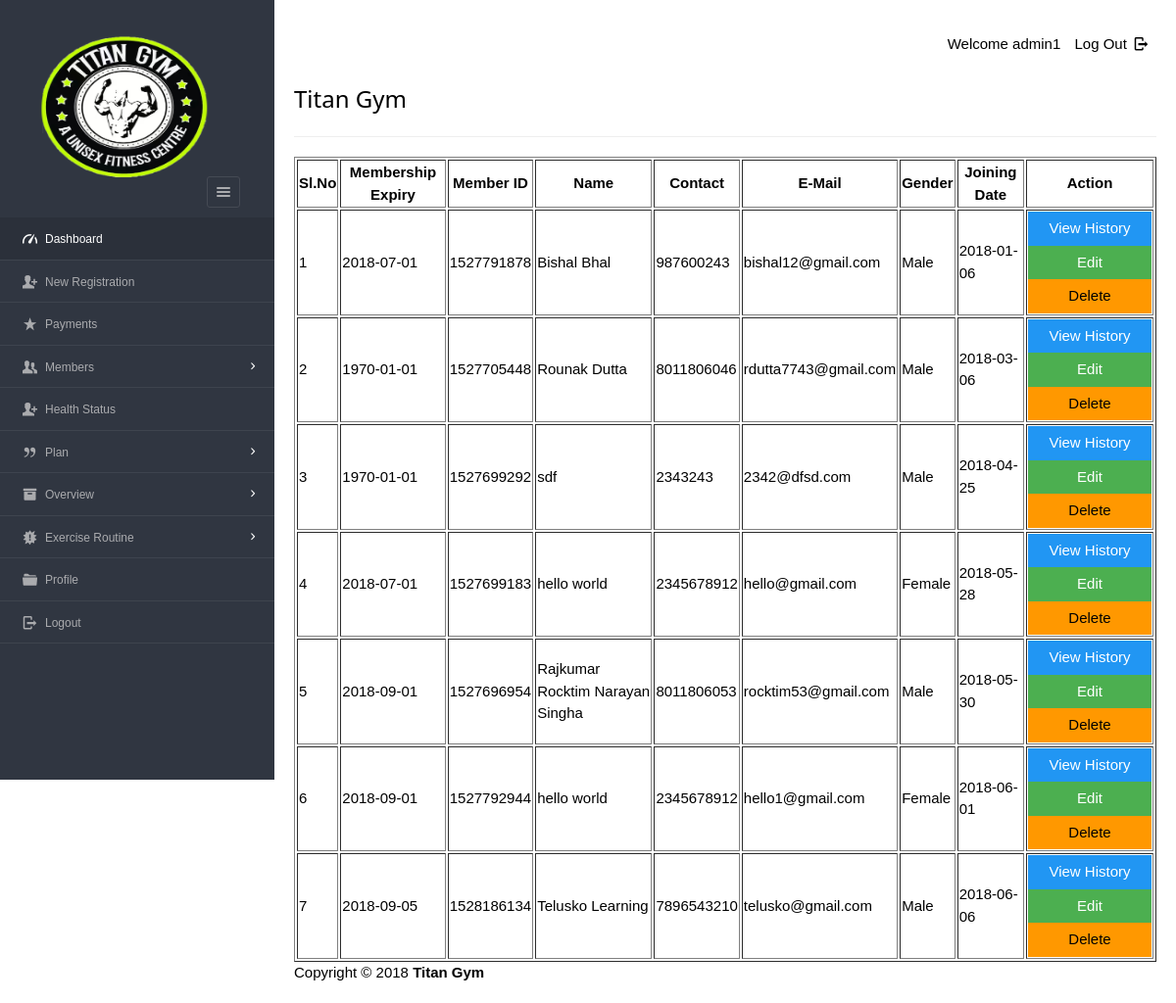
The app's page /Files/dashboard/admin/view_mem.php (signed in) with its own data.
### tables this page shows
CREATE TABLE `enrolls_to`  (
  `et_id` int(5) NOT NULL AUTO_INCREMENT,
  `pid` varchar(8) NOT NULL,
  `uid` varchar(20) NOT NULL,
  `paid_date` varchar(15) NULL DEFAULT NULL,
  `expire` varchar(15) NULL DEFAULT NULL,
  `renewal` varchar(15) NULL DEFAULT NULL,
  PRIMARY KEY (`et_id`) USING BTREE,
  INDEX `user_ID`(`uid`) USING BTREE,
  INDEX `plan_ID_idx`(`pid`) USING BTREE,
  CONSTRAINT `plan_ID` FOREIGN KEY (`pid`) REFERENCES `plan` (`pid`) ON DELETE NO ACTION ON UPDATE NO ACTION,
  CONSTRAINT `user_ID` FOREIGN KEY (`uid`) REFERENCES `users` (`userid`) ON DELETE CASCADE ON UPDATE NO ACTION
);

CREATE TABLE `users`  (
  `userid` varchar(20) NOT NULL,
  `username` varchar(40) NOT NULL,
  `gender` varchar(8) NOT NULL,
  `mobile` varchar(20) NOT NULL,
  `email` varchar(20) NOT NULL,
  `dob` varchar(10) NOT NULL,
  `joining_date` varchar(10) NOT NULL,
  PRIMARY KEY (`userid`) USING BTREE,
  UNIQUE INDEX `email`(`email`) USING BTREE,
  INDEX `userid`(`userid`) USING BTREE
);

### Files/dashboard/admin/view_mem.php (the view, shortened to what this page needs)
<?php
require '../../include/db_conn.php';
?>
<!DOCTYPE html>
<html lang="en">
<head>
    <link rel="stylesheet" href="../../css/style.css"  id="style-resource-5">
    <link rel="stylesheet" href="../../css/dashMain.css">
    <link rel="stylesheet" type="text/css" href="../../css/entypo.css">
	<link href="a1style.css" rel="stylesheet" type="text/css">
</head>
    <body class="page-body  page-fade" onload="collapseSidebar()">
    	<div class="page-container sidebar-collapsed" id="navbarcollapse">
		<div class="sidebar-menu">
			<header class="logo-env">
			<div class="logo">
				<a href="main.php">
					<img src="../../images/logo.png" alt="" width="192" height="80" />
				</a>
			</div>
					<div class="sidebar-collapse" onclick="collapseSidebar()">
				<a href="#" class="sidebar-collapse-icon with-animation">
					<i class="entypo-menu"></i>
				</a>
			</div>
			</header>
    		<?php include('nav.php'); ?>
    	</div>
    		<div class="main-content">
				<div class="row">
					<div class="col-md-6 col-sm-8 clearfix">
					</div>
					<div class="col-md-6 col-sm-4 clearfix hidden-xs">
						<ul class="list-inline links-list pull-right">
							<li>Welcome <?php echo $_SESSION['full_name']; ?>
							</li>
							<li>
								<a href="logout.php">
									Log Out <i class="entypo-logout right"></i>
								</a>
							</li>
						</ul>
					</div>
				</div>
		<h3>Titan Gym</h3>
		<hr />
		<table class="table table-bordered datatable" id="table-1" border=1>
			<thead>
				<tr><h2>
					<th>Sl.No</th>
					<th>Membership Expiry</th>
					<th>Member ID</th>
					<th>Name</th>
					<th>Contact</th>
					<th>E-Mail</th>
					<th>Gender</th>
					<th>Joining Date</th>
					<th>Action</th></h2>
				</tr>
			</thead>
				<tbody>
						<?php
							$query  = "select * from users ORDER BY joining_date";
							$result = mysqli_query($con, $query);
							$sno    = 1;
							if (mysqli_affected_rows($con) != 0) {
							    while ($row = mysqli_fetch_array($result, MYSQLI_ASSOC)) {
							        $uid   = $row['userid'];
							        $query1  = "select * from enrolls_to WHERE uid='$uid' AND renewal='yes'";
							        $result1 = mysqli_query($con, $query1);
							        if (mysqli_affected_rows($con) == 1) {
							            while ($row1 = mysqli_fetch_array($result1, MYSQLI_ASSOC)) {
							                echo "<tr><td>".$sno."</td>";
							                echo "<td>" . $row1['expire'] . "</td>";
							                echo "<td>" . $row['userid'] . "</td>";
							                echo "<td>" . $row['username'] . "</td>";
							                echo "<td>" . $row['mobile'] . "</td>";
							                echo "<td>" . $row['email'] . "</td>";
							                echo "<td>" . $row['gender'] . "</td>";
							                echo "<td>" . $row['joining_date'] ."</td>";
							                $sno++;
							                echo "<td><form action='read_member.php' method='post'><input type='hidden' name='name' value='" . $uid . "'/><input type='submit' class='a1-btn a1-blue' id='button1' value='View History ' class='btn btn-info'/></form><form action='edit_member.php' method='post'><input type='hidden'  name='name' value='" . $uid . "'/><input type='submit' class='a1-btn a1-green' id='button1' value='Edit' class='btn btn-warning'/></form><form action='del_member.php' method='post' onsubmit='return ConfirmDelete()'><input type='hidden' name='name' value='" . $uid . "'/><input type='submit' value='Delete' width='20px' id='button1' class='a1-btn a1-orange'/></form></td></tr>";
							            }
							        }
							    }
							}
						?>
					</tbody>
				</table>
			<?php include('footer.php'); ?>
    	</div>
    </body>
</html>

### Files/css/style.css (style rules this page uses)
html { font-size: 62.5%; font-family: sans-serif; }
div { display: block; }
body { font-family: "Noto Sans", sans-serif, "Helvetica Neue", Helvetica, Arial, sans-serif; font-size: 12px; line-height: 1.428571429; display: block; margin: 0; }
*, *:before, *:after { box-sizing: border-box; }
a { text-decoration: none; background: transparent; }
img { vertical-align: middle; }
img { border: 0; }
.logo img { width: 220px; height: 200px; }
input, button, select, textarea { font-family: inherit; font-size: inherit; line-height: inherit; }
button, input { line-height: normal; }
button, input, select, textarea { font-family: inherit; font-size: 100%; margin: 0; }
input { background-color: white; cursor: text; padding: 1px; border-width: 2px; border-style: inset; border-color: initial; border-image: initial; }
input, textarea, select, button { text-rendering: auto; color: initial; letter-spacing: normal; word-spacing: normal; text-transform: none; text-indent: 0px; text-shadow: none; display: inline-block; text-align: start; margin: 0em; font: 400 13.3333px Arial; }
button, html input[type="button"], input[type="reset"], input[type="submit"] { cursor: pointer; }
a { color: #373e4a; text-decoration: none; }
a { background: transparent; }
a { color: #373e4a; }
.page-container { position: relative; padding-left: 280px; }
.page-container .sidebar-menu { position: absolute; width: 280px; top: 0; left: 0; bottom: 0; background: #303641; color: #aaabae; z-index: 1; min-height: 796px; box-sizing: border-box; }
.page-container .sidebar-menu .logo-env { width: 100%; padding: 35px; padding-bottom: 10px; box-sizing: border-box; }
.page-container .sidebar-menu .logo-env:before, .page-container .sidebar-menu .logo-env:after { content: " "; display: table; }
.page-container .sidebar-menu .logo-env > div { display: block; vertical-align: middle; white-space: nowrap; float: left; }
.page-container .sidebar-menu .logo-env > div > a { display: inline-block; color: #aaabae; }
.page-container .sidebar-menu .logo-env > div.sidebar-collapse, .page-container .sidebar-menu .logo-env > div.sidebar-mobile-menu { position: relative; float: right; }
.page-container .sidebar-menu .logo-env > div.sidebar-collapse a, .page-container .sidebar-menu .logo-env > div.sidebar-mobile-menu a { display: inline-block; border: 1px solid #454a54; text-align: center; padding: 0; line-height: 1; font-size: 20px; font-weight: 300; padding: 5px 2px; background-clip: padding-box; border-radius: 3px; transition: all 200ms ease-in-out; }
.page-container .sidebar-menu .logo-env .logo img { width: 180px; height: 150px; }
.page-container .sidebar-menu .logo-env:after { clear: both; }
ul, ol { margin-top: 0; margin-bottom: 8.5px; }
ul, menu, dir { display: block; list-style-type: disc; }
li { display: list-item; }
i, cite, em, var, address, dfn { font-style: italic; }

### Files/css/entypo.css (style rules this page uses)
[class^="entypo-"]:before, [class*=" entypo-"]:before { font-family: "entypo"; font-style: normal; font-weight: normal; speak: none; display: inline-block; text-decoration: inherit; width: 1em; margin-right: .2em; text-align: center; font-variant: normal; text-transform: none; line-height: 1em; margin-left: .2em; }
.entypo-menu:before { content: '\e811'; }
.entypo-logout:before { content: '\e85d'; }

### Files/dashboard/admin/view_mem.php (style rules this page uses)
#button1 { width:126px; }

### records on screen
enrolls_to: expire "2018-07-01", uid.userid "1527791878", uid.username "Bishal Bhal", uid.mobile "987600243", uid.email "bishal12@gmail.com", uid.gender "Male", uid.joining_date "2018-01-06"
enrolls_to: expire "1970-01-01", uid.userid "1527705448", uid.username "Rounak Dutta", uid.mobile "8011806046", uid.email "rdutta7743@gmail.com", uid.gender "Male", uid.joining_date "2018-03-06"
enrolls_to: expire "1970-01-01", uid.userid "1527699292", uid.username "sdf", uid.mobile "2343243", uid.email "2342@dfsd.com", uid.gender "Male", uid.joining_date "2018-04-25"
enrolls_to: expire "2018-07-01", uid.userid "1527699183", uid.username "hello world", uid.mobile "2345678912", uid.email "hello@gmail.com", uid.gender "Female", uid.joining_date "2018-05-28"
enrolls_to: expire "2018-09-01", uid.userid "1527696954", uid.username "Rajkumar Rocktim Narayan Singha", uid.mobile "8011806053", uid.email "rocktim53@gmail.com", uid.gender "Male", uid.joining_date "2018-05-30"
enrolls_to: expire "2018-09-01", uid.userid "1527792944", uid.username "hello world", uid.mobile "2345678912", uid.email "hello1@gmail.com", uid.gender "Female", uid.joining_date "2018-06-01"
enrolls_to: expire "2018-09-05", uid.userid "1528186134", uid.username "Telusko Learning", uid.mobile "7896543210", uid.email "telusko@gmail.com", uid.gender "Male", uid.joining_date "2018-06-06"

### other values on screen
$_SESSION['full_name'] "admin1"
